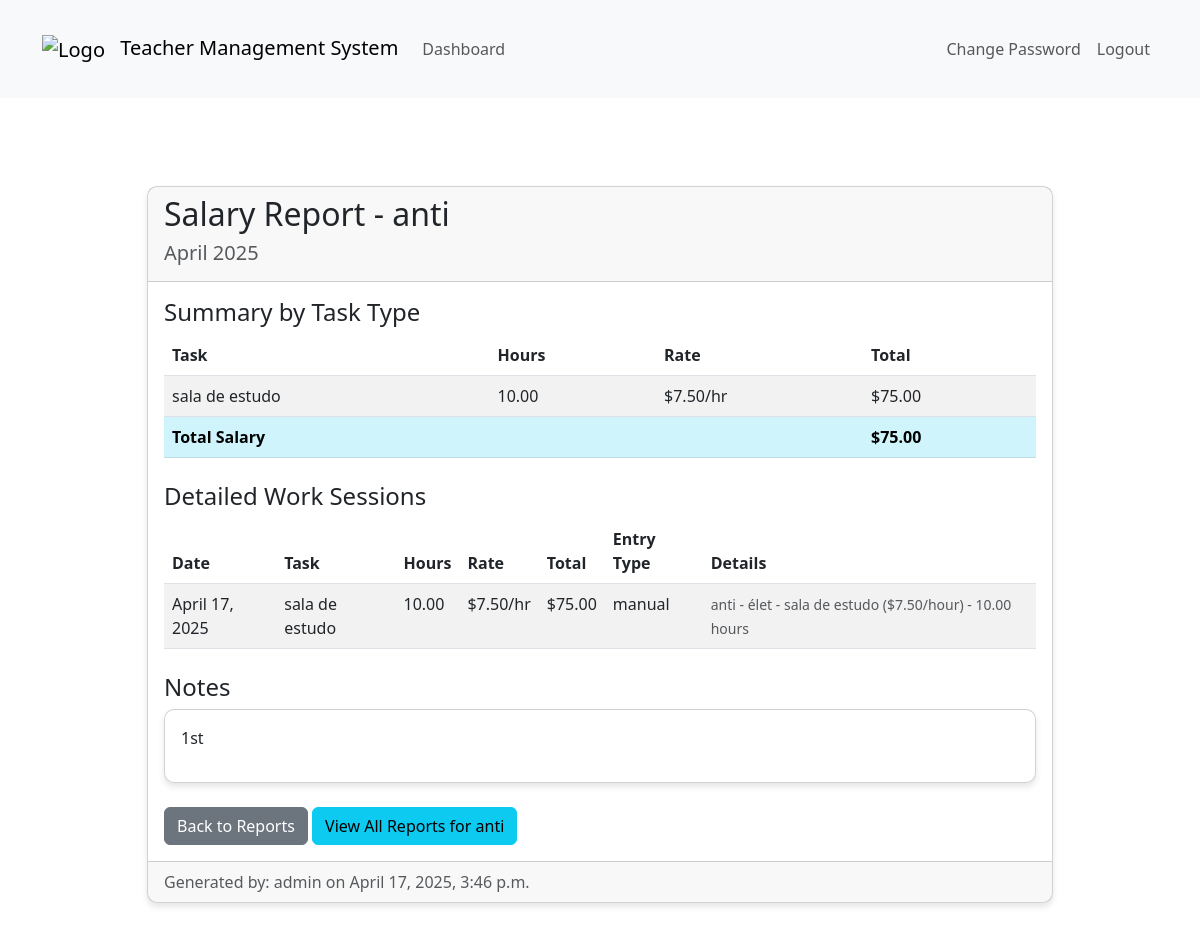
Screenshot of /dashboard/superuser/salary-reports/2/2025/4/ (signed in) with the database file from the repository.
### teachers_app/models.py (models this page shows, shortened)
class Teacher(models.Model):
    user = models.OneToOneField(CustomUser, on_delete=models.CASCADE)
    subjects = models.CharField(max_length=200, blank=True, help_text="Optional: List of subjects taught")
    def __str__(self):
        return f"{self.user.username} - {self.subjects}" if self.subjects else self.user.username

class CustomUser(AbstractUser):
    is_teacher = models.BooleanField(default=False)
    is_inspector = models.BooleanField(default=False)
    is_superuser = models.BooleanField(default=False)

class Task(models.Model):
    name = models.CharField(max_length=100)
    hourly_rate = models.DecimalField(max_digits=10, decimal_places=2)
    description = models.TextField(blank=True)
    created_at = models.DateTimeField(auto_now_add=True)
    updated_at = models.DateTimeField(auto_now=True)
    def __str__(self):
        return f"{self.name} (${self.hourly_rate}/hour)"

class WorkSession(models.Model):
    ENTRY_TYPE_CHOICES = [
        ('manual', 'Manual Hours Input'),
        ('clock', 'Clock In/Out'),
        ('time_range', 'Time Range'),
    ]
    teacher = models.ForeignKey(Teacher, on_delete=models.CASCADE)
    task = models.ForeignKey(Task, on_delete=models.CASCADE)
    entry_type = models.CharField(max_length=10, choices=ENTRY_TYPE_CHOICES)
    hourly_rate = models.DecimalField(max_digits=10, decimal_places=2, null=True, blank=True)  # Store the hourly rate at creation time
    stored_hours = models.DecimalField(max_digits=10, decimal_places=2, null=True, blank=True)  # Store the hours at creation time
    is_deleted = models.BooleanField(default=False)
    deleted_at = models.DateTimeField(null=True, blank=True)
    manual_hours = models.DecimalField(max_digits=5, decimal_places=2, null=True, blank=True)
    clock_in = models.DateTimeField(null=True, blank=True)
    clock_out = models.DateTimeField(null=True, blank=True)
    start_time = models.DateTimeField(null=True, blank=True)
    end_time = models.DateTimeField(null=True, blank=True)
    created_at = models.DateTimeField(auto_now_add=True)
    total_amount = models.DecimalField(max_digits=10, decimal_places=2, null=True, blank=True)
    def calculated_hours(self):
        if self.entry_type == 'manual' and self.manual_hours:
            return self.manual_hours
        elif self.entry_type == 'clock' and self.clock_in and self.clock_out:
            duration = self.clock_out - self.clock_in
            return duration.total_seconds() / 3600  # Return hours
        elif self.entry_type == 'time_range' and self.start_time and self.end_time:
            duration = self.end_time - self.start_time
            return duration.total_seconds() / 3600  # Return hours
        return None  # Return None if no valid data
    def __str__(self):
        if self.entry_type == 'manual':
            return f"{self.teacher} - {self.task} - {self.manual_hours} hours"
        elif self.entry_type == 'time_range':
            return f"{self.teacher} - {self.task} - {self.start_time} to {self.end_time}"
        return f"{self.teacher} - {self.task} - {self.clock_in} to {self.clock_out}"

class SalaryReport(models.Model):
    teacher = models.ForeignKey(Teacher, on_delete=models.CASCADE)
    start_date = models.DateTimeField()
    end_date = models.DateTimeField()
    total_hours = models.DecimalField(max_digits=10, decimal_places=2, null=True, blank=True)
    total_amount = models.DecimalField(max_digits=10, decimal_places=2, null=True, blank=True)
    created_at = models.DateTimeField(auto_now_add=True)
    created_by = models.ForeignKey(CustomUser, on_delete=models.SET_NULL, null=True)
    notes = models.TextField(blank=True)
    is_deleted = models.BooleanField(default=False)
    deleted_at = models.DateTimeField(null=True, blank=True)

### teachers_app/views.py (the view)
# urls.py: path('superuser/salary-reports/<int:teacher_id>/<int:year>/<int:month>/', views.view_salary_report,
@login_required
@user_passes_test(lambda u: u.is_superuser)
def view_salary_report(request, teacher_id, year, month):
    teacher = get_object_or_404(Teacher, id=teacher_id)
    start_date = timezone.datetime(year, month, 1)
    if month == 12:
        end_date = timezone.datetime(year + 1, 1, 1)
    else:
        end_date = timezone.datetime(year, month + 1, 1)
    end_date = end_date - timezone.timedelta(microseconds=1)
    report = get_object_or_404(SalaryReport,
                               teacher=teacher,
                               start_date=start_date,
                               end_date=end_date)
    report_data = SalaryCalculationService.calculate_salary(teacher, year, month)
    return render(request, 'superuser/view_salary_report.html', {
        'teacher': teacher,
        'report': report,
        'report_data': report_data
    })

### templates/superuser/view_salary_report.html
{% extends 'base.html' %}
{% load static %}
{% block content %}
<div class="container mt-4">
    <div class="row">
        <div class="col-md-10 offset-md-1">
            <div class="card">
                <div class="card-header">
                    <h2>Salary Report - {{ teacher.user.username }}</h2>
                    <h5 class="text-muted">{{ report_data.period }}</h5>
                </div>
                <div class="card-body">
                    <h4>Summary by Task Type</h4>
                    <table class="table table-striped">
                        <thead>
                            <tr>
                                <th>Task</th>
                                <th>Hours</th>
                                <th>Rate</th>
                                <th>Total</th>
                            </tr>
                        </thead>
                        <tbody>
                            {% for task in report_data.task_summaries %}
                            <tr>
                                <td>{{ task.task_name }}</td>
                                <td>{{ task.hours|floatformat:2 }}</td>
                                <td>${{ task.rate|floatformat:2 }}/hr</td>
                                <td>${{ task.total|floatformat:2 }}</td>
                            </tr>
                            {% endfor %}
                            <tr class="table-info">
                                <td colspan="3"><strong>Total Salary</strong></td>
                                <td><strong>${{ report_data.total_salary|floatformat:2 }}</strong></td>
                            </tr>
                        </tbody>
                    </table>
                    <h4 class="mt-4">Detailed Work Sessions</h4>
                    <table class="table table-striped">
                        <thead>
                            <tr>
                                <th>Date</th>
                                <th>Task</th>
                                <th>Hours</th>
                                <th>Rate</th>
                                <th>Total</th>
                                <th>Entry Type</th>
                                <th>Details</th>
                            </tr>
                        </thead>
                        <tbody>
                            {% for session in report_data.session_details %}
                            <tr>
                                <td>{{ session.date }}</td>
                                <td>{{ session.task_name }}</td>
                                <td>{{ session.hours|floatformat:2 }}</td>
                                <td>${{ session.rate|floatformat:2 }}/hr</td>
                                <td>${{ session.total|floatformat:2 }}</td>
                                <td>{{ session.entry_type }}</td>
                                <td><small class="text-muted">{{ session.notes }}</small></td>
                            </tr>
                            {% endfor %}
                        </tbody>
                    </table>
                    {% if report.notes %}
                    <div class="mt-4">
                        <h4>Notes</h4>
                        <div class="card">
                            <div class="card-body">
                                {{ report.notes|linebreaks }}
                            </div>
                        </div>
                    </div>
                    {% endif %}
                    <div class="mt-4">
                        <a href="{% url 'list_salary_reports' %}" class="btn btn-secondary">Back to Reports</a>
                        {% if teacher %}
                            <a href="{% url 'list_salary_reports' teacher.id %}" class="btn btn-info">View All Reports for {{ teacher.user.username }}</a>
                        {% endif %}
                    </div>
                </div>
                <div class="card-footer text-muted">
                    Generated by: {{ report.created_by.username }} on {{ report.created_at }}
                </div>
            </div>
        </div>
    </div>
</div>
{% endblock %}

### static/css/custom.css (style rules this page uses)
body { margin: 0; min-height: 100vh; background-size: cover; background-position: center; background-attachment: fixed; background-repeat: no-repeat; }
body::before { content: ""; position: fixed; top: 0; left: 0; width: 100%; height: 100%; z-index: -1; }
.card { background-color: rgba(255, 255, 255, 0.9); border-radius: 10px; box-shadow: 0 4px 6px rgba(0, 0, 0, 0.1); }
.container { padding-top: 20px; padding-bottom: 20px; }
.custom-bg { margin: 0; min-height: 100vh; background-image: url('/static/images/background.png'); background-size: cover; background-position: center; background-attachment: fixed; background-repeat: no-repeat; }

### rows the page displays
Teacher: user.username "anti"
Task: task_name "sala de estudo", rate "7.50"
WorkSession: date "April 17, 2025", task_name "sala de estudo", hours "10.00", rate "7.50", total "75.00", entry_type "manual", notes "anti - élet - sala de estudo ($7.50/hour) - 10.00 hours"
SalaryReport: notes "1st", created_by.username "admin", created_at "April 17, 2025, 3:46 p.m."

### other values shown
{{ report_data.period }} "April 2025"
{{ task.hours|floatformat:2 }} "10.00"
{{ task.total|floatformat:2 }} "75.00"
{{ report_data.total_salary|floatformat:2 }} "75.00"
